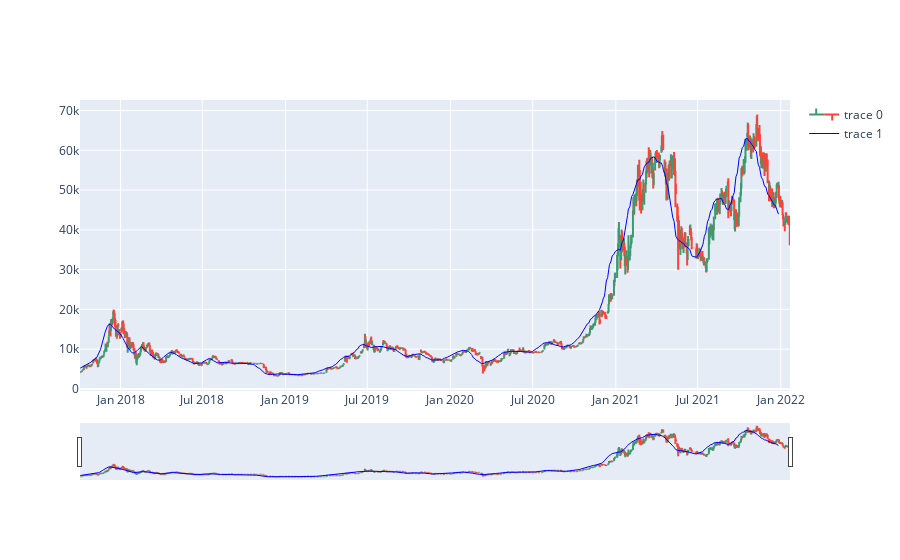

Notebook cell for this chart:
### Code cell
btc_usd_sma.plotCandles()

### Figure 1 — Plotly figure (JSON) as saved in the notebook; plotly's stock layout.template omitted (floating-point values rounded to 4 significant figures; data arrays with more than 128 entries replaced by an {"elided": "..."} marker saying what was removed)
{"data": [{"close": {"elided": "1200 float values"}, "high": {"elided": "1200 float values"}, "low": {"elided": "1200 float values"}, "open": {"elided": "1200 float values"}, "type": "ohlc", "x": {"elided": "1200 str values"}}, {"line": {"color": "blue", "width": 1}, "type": "scatter", "x": {"elided": "1200 str values"}, "y": {"elided": "1181 float values"}}], "layout": {}}
